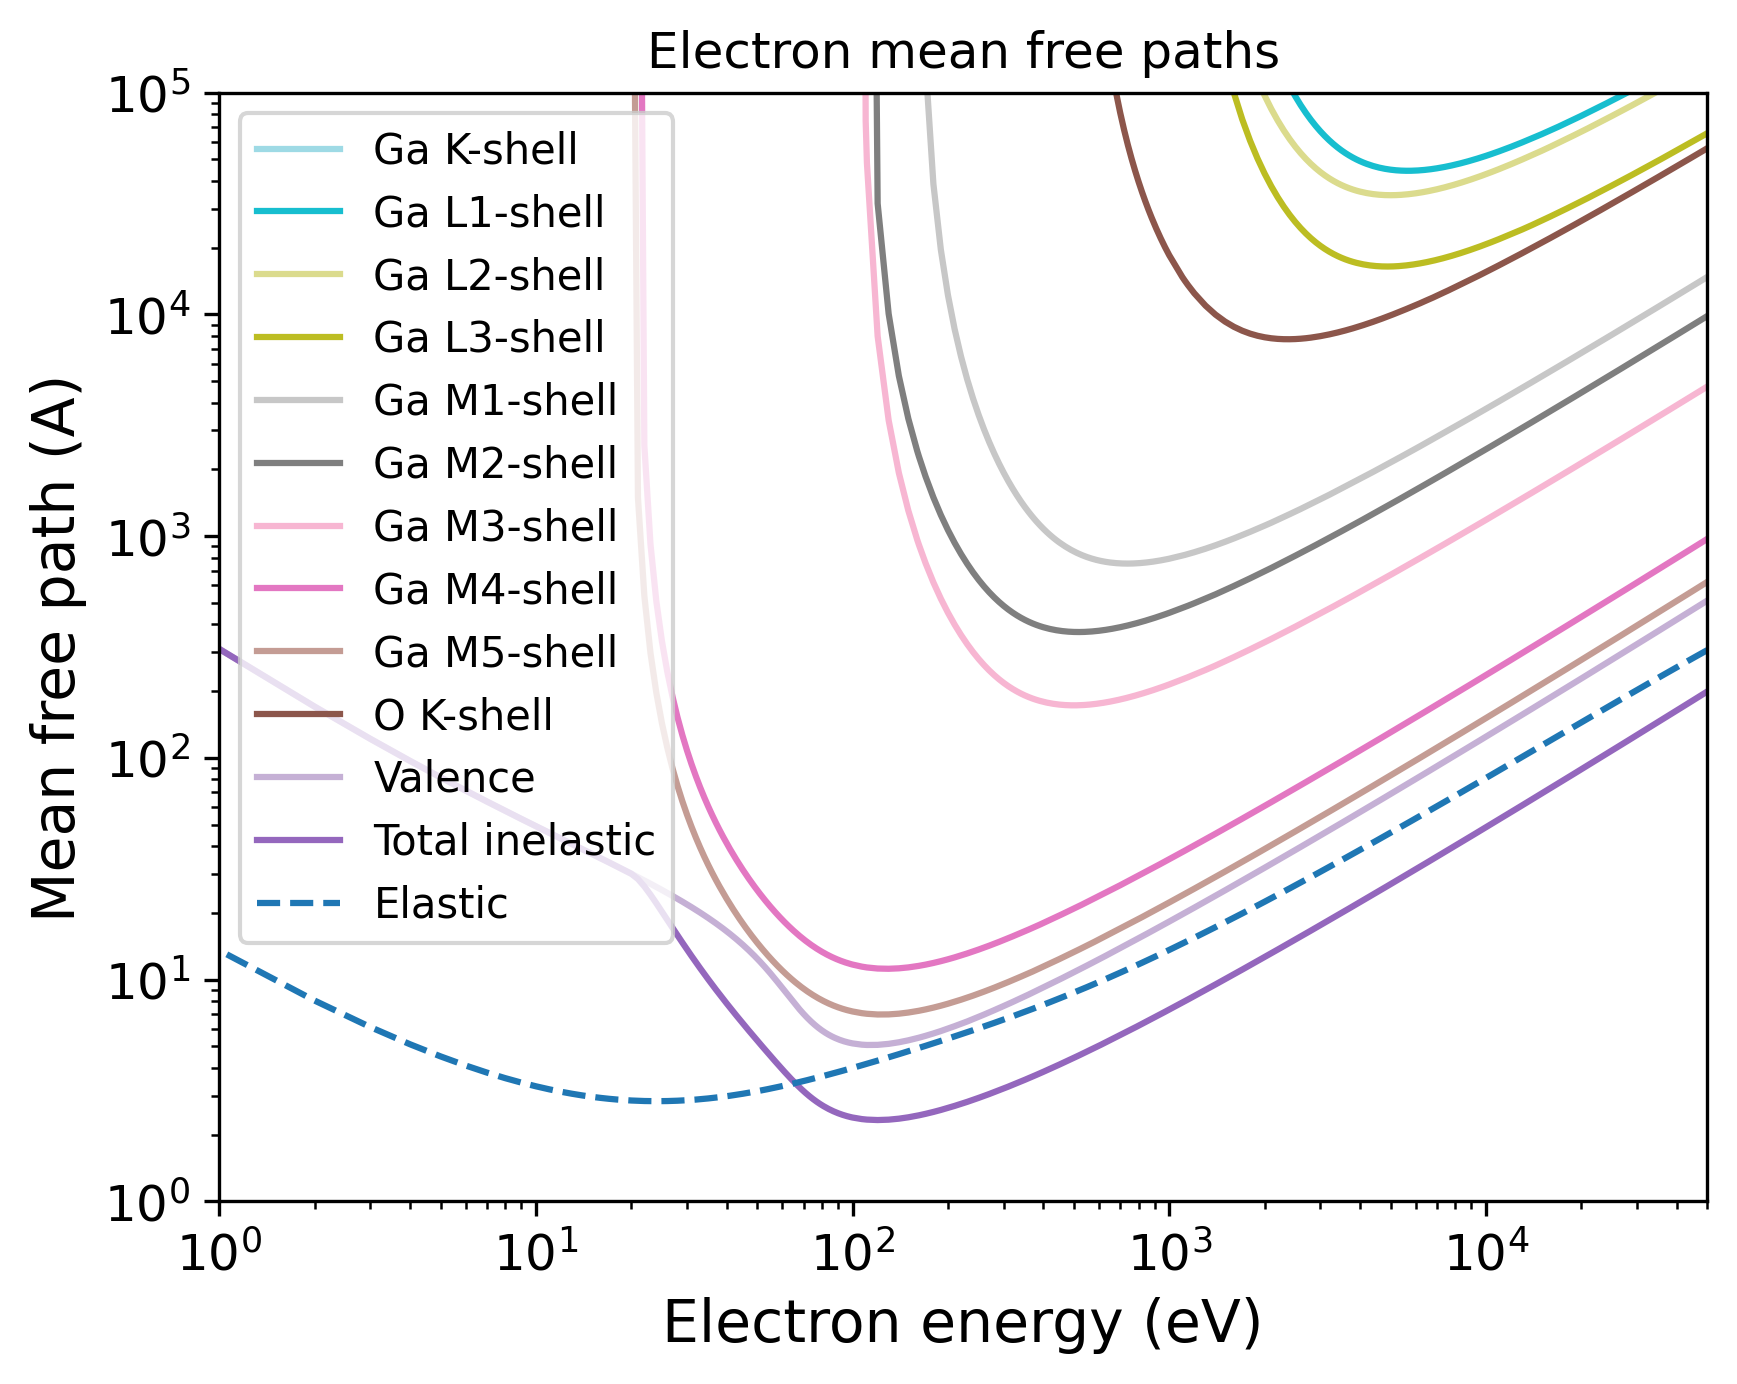

Write Python code to recreate this figure.
import pandas as pd
import numpy as np
import matplotlib.pyplot as plt
import matplotlib.cm as cm
# Set the format:
plt.xlabel("Electron energy (eV)", fontsize=14)
plt.ylabel("Mean free path (A)", fontsize=14)
plt.xticks(fontsize=12)
plt.yticks(fontsize=12)
plt.grid(False)
# Set the axes:
# Read the output file:
df = pd.read_csv(r"OUTPUT_Ga2O3_Electron_IMFP.dat", sep=r'\s+', header=None, comment="#", skipinitialspace=True)
plt.xscale("log")
plt.yscale("log")
# Prepare the plot:
columns_to_plot = [ 1, 2, 3, 4, 5, 6, 7, 8, 9, 10, 11, 12]
labels = [ "Ga K-shell", "Ga L1-shell", "Ga L2-shell", "Ga L3-shell", "Ga M1-shell", "Ga M2-shell", "Ga M3-shell", "Ga M4-shell", "Ga M5-shell", "O K-shell", "Valence", "Total inelastic"]
# Create N distinct colors from a colormap
N = len(columns_to_plot)
colors = plt.cm.tab20(np.linspace(1, 0, 20))
# Set line styles:
linestyles = [ "-", "-", "-", "-", "-", "-", "-", "-", "-", "-", "-", "-"]
for i, col in enumerate(columns_to_plot):
    color = colors[i % len(colors)]
    ls    = linestyles[i % len(linestyles)]
    label = labels[i % len(labels)]
    plt.plot(df.iloc[:, 0], df.iloc[:, col],
    color=color,
    label=label,
    linestyle=ls)
# Add a curve from the second file
df2 = pd.read_csv(r"OUTPUT_Ga2O3_Electron_EMFP.dat", sep=r'\s+', header=None, comment="#", skipinitialspace=True)
columns_to_plot2 = [ 3]
labels2 = [ "Elastic"]
# Create second part of the plot:
for col, label in zip(columns_to_plot2, labels2):
    plt.plot(df2.iloc[:, 0], df2.iloc[:, col], label=label, linestyle="--")
plt.xlim(1.00000000,50000.00000000)
plt.ylim(1.00000000,100000.00000000)
plt.title("Electron mean free paths")
plt.legend(loc="best", fontsize=10)
# Save the plot in this format:
plt.savefig("OUTPUT_MFP_electron.png", dpi=300, bbox_inches="tight")
